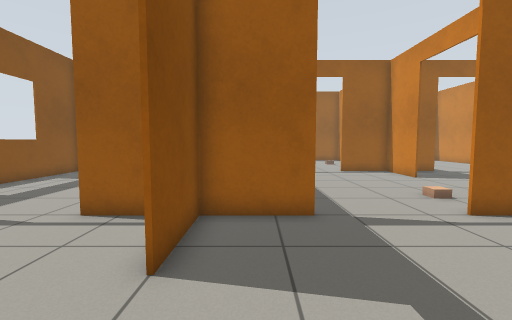
[1] (above)

23 first-person views from a walk through a robot-simulator world made for Gazebo. The camera is 0.94 m above the floor, tilts 4° down and sees 90° across. The floor is counted in squares, 0.5 m on a side. Each view is taken from the middle of a square. On the plan, view 1 faces up. The plan holds only what a view shows up to about 15 squares ahead; the rest is blank.

[2]
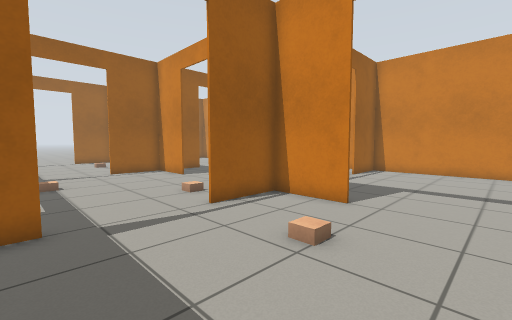

[3]
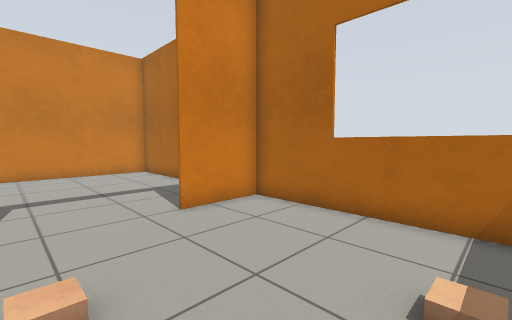

[4]
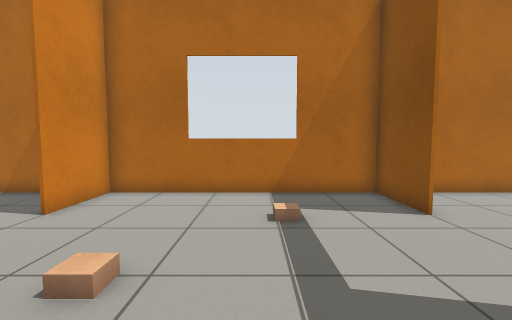

[5]
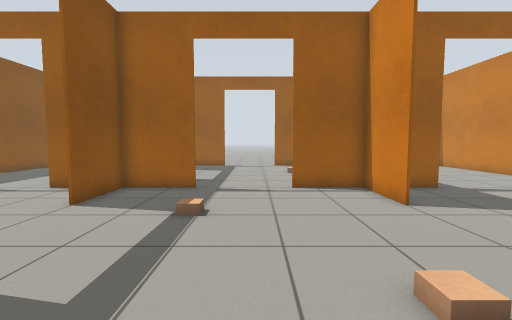

[6]
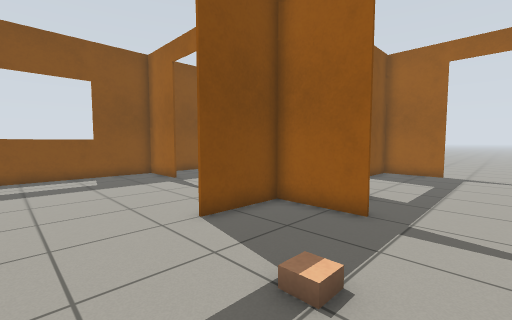

[7]
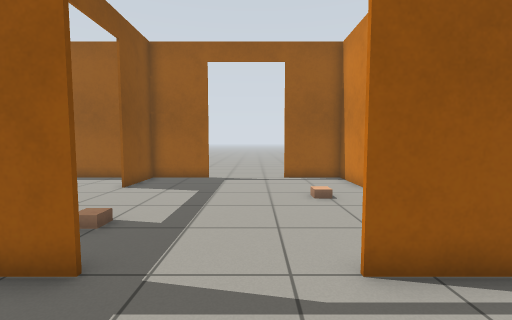

[8]
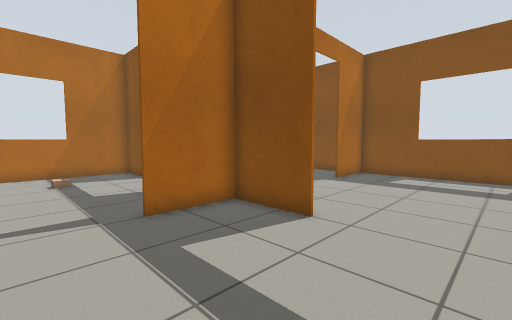

[9]
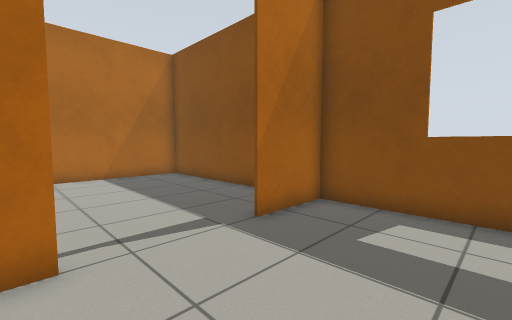

[10]
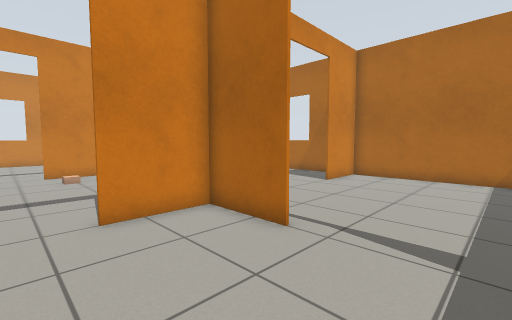

[11]
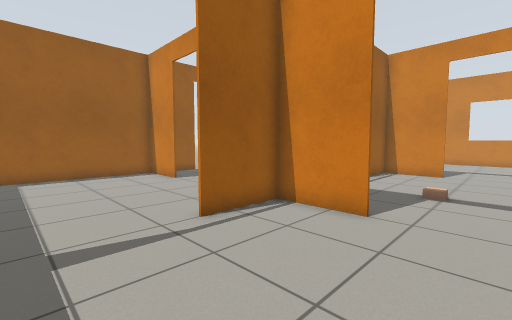

[12]
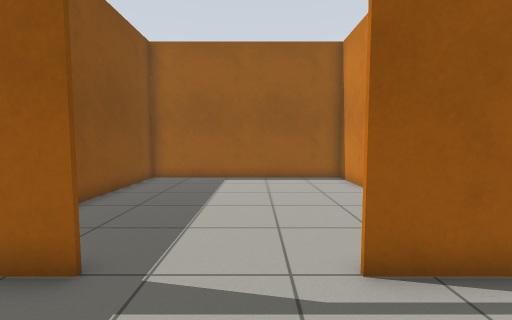

[13]
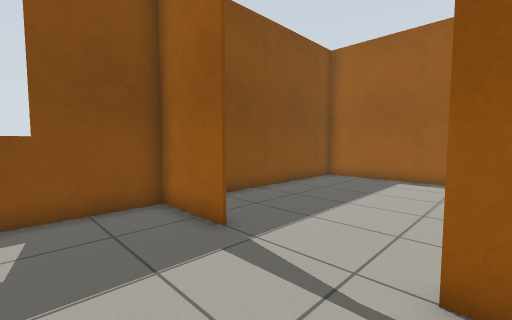

[14]
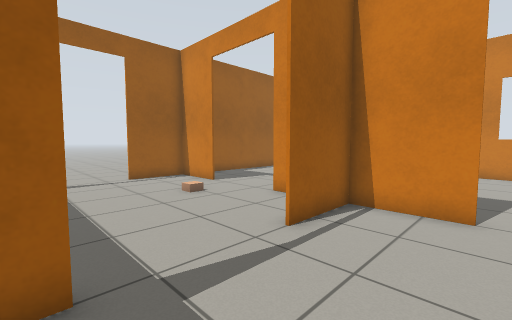

[15]
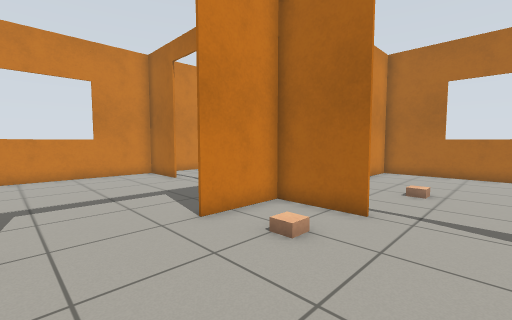

[16]
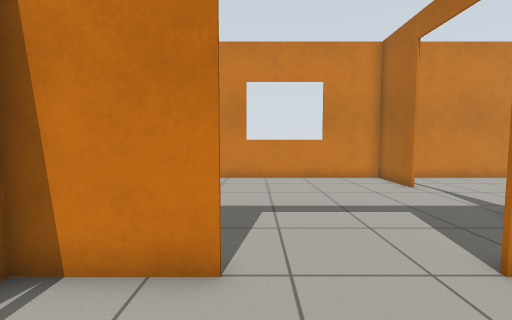

[17]
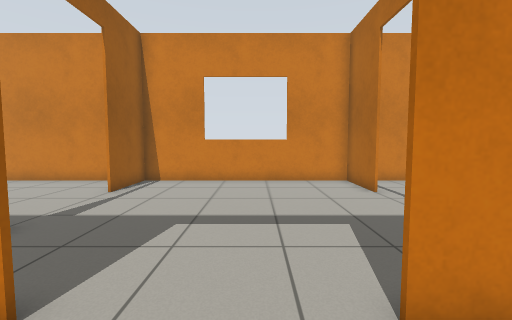

[18]
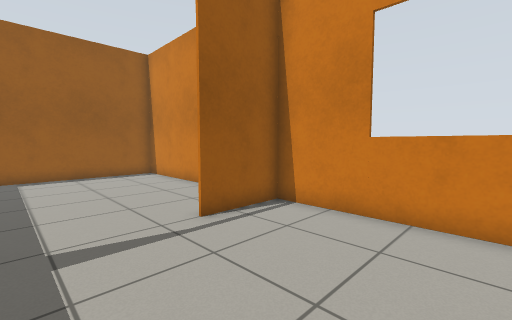

[19]
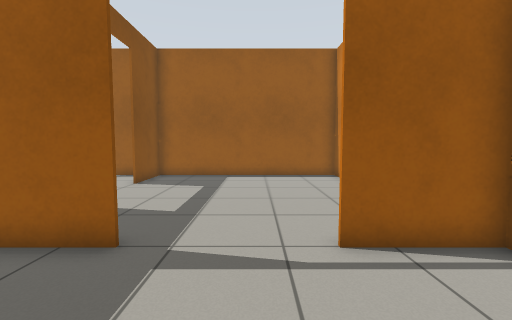

[20]
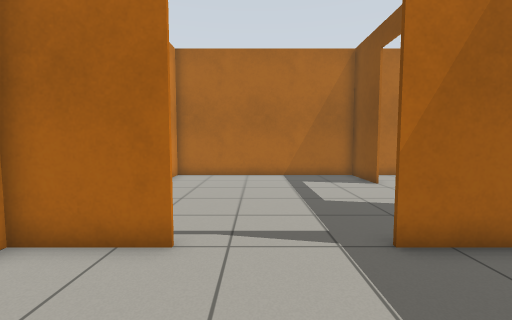

[21]
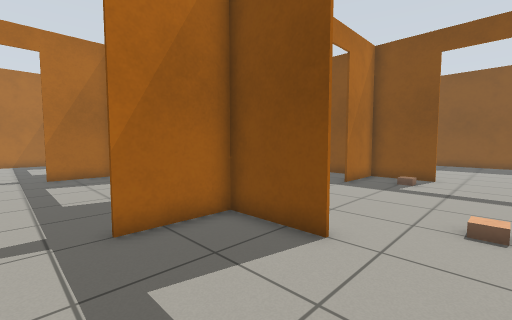

[22]
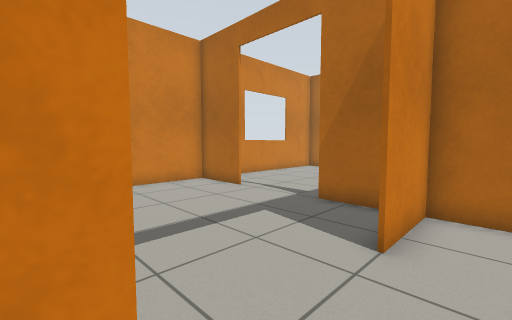

[23]
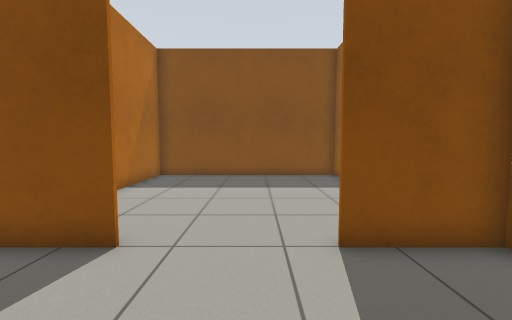

### Floor plan
Ten units are one square. View 1 is at (0, 0); x grows to the right and y downward. Boxes are objects, and circles mark ways between rooms. Rooms are numbered by the first view taken in them; rooms with no view inside come last. Other rooms are left out.
<svg viewBox="-120 -270 310 320">
<path fill="none" stroke="#000" d="M54 34 89 34M84 -34 84 -61M-14 4 -14 35M16 -64 -16 -64M84 35 84 5M-10 34 15 34M85 -64 55 -64M-14 -59 -14 -35M54 -66 85 -66M84 -134 84 -161M-14 -96 -14 -59M16 -164 -11 -164M-9 -66 15 -66M84 -61 84 -95M85 -164 55 -164M-14 -159 -14 -135M-46 -66 -9 -66M-16 -134 -16 -166M-114 -96 -114 -61M-84 -164 -114 -164 -114 -135M-16 -64 -16 -95M-115 -66 -85 -66M-11 -164 -45 -164M154 -66 184 -66 184 -95M184 -134 184 -159M116 -164 94 -164M88 -66 115 -66M185 -164 155 -164M154 -166 185 -166M85 -196 85 -164M91 -166 115 -166M184 -159 184 -264 90 -264M85 -265 85 -235M84 -234 84 -265M69 -166 91 -166M-14 -196 -14 -159M16 -264 -9 -264M84 -161 84 -195M-16 -166 15 -166M90 -264 55 -264M-14 -265 -14 -235M85 5 85 35M160 -64 155 -64M89 34 184 34 184 -51M-28 -64 -45 -64M-16 35 -16 5M-114 -61 -114 34 -10 34M-16 -234 -16 -265M-9 -264 -114 -264 -114 -189"/>
<rect x="15" y="35" width="40" height="10" fill="#bbb"><title>window</title></rect>
<rect x="15" y="-5" width="10" height="10" fill="#bbb"><title>beige box</title></rect>
<rect x="45" y="-35" width="10" height="10" fill="#bbb"><title>beige box</title></rect>
<rect x="15" y="-135" width="10" height="10" fill="#bbb"><title>beige box</title></rect>
<rect x="55" y="-95" width="10" height="10" fill="#bbb"><title>beige box</title></rect>
<rect x="-115" y="-135" width="10" height="40" fill="#bbb"><title>window</title></rect>
<rect x="-5" y="-195" width="10" height="10" fill="#bbb"><title>beige box</title></rect>
<rect x="55" y="-225" width="10" height="10" fill="#bbb"><title>beige box</title></rect>
<circle cx="35" cy="-60" r="3" fill="#2a7"/>
<circle cx="90" cy="-15" r="3" fill="#2a7"/>
<circle cx="-10" cy="-15" r="3" fill="#2a7"/>
<circle cx="-10" cy="-115" r="3" fill="#2a7"/>
<circle cx="90" cy="-115" r="3" fill="#2a7"/>
<circle cx="35" cy="-160" r="3" fill="#2a7"/>
<circle cx="-65" cy="-60" r="3" fill="#2a7"/>
<circle cx="-65" cy="-160" r="3" fill="#2a7"/>
<circle cx="135" cy="-160" r="3" fill="#2a7"/>
<circle cx="135" cy="-60" r="3" fill="#2a7"/>
<circle cx="90" cy="-215" r="3" fill="#2a7"/>
<circle cx="-10" cy="-215" r="3" fill="#2a7"/>
<text x="40" y="-10">1</text>
<text x="40" y="-110">2</text>
<text x="-60" y="-110">3</text>
<text x="140" y="-110">4</text>
<text x="140" y="-210">5</text>
<text x="40" y="-210">6</text>
<text x="140" y="-10">7</text>
<text x="-60" y="-10">8</text>
<text x="-60" y="-210">9</text>
</svg>
Room 1 opens to room 2. Room 1 opens to room 7. Room 1 opens to room 8. Room 2 opens to room 3. Room 2 opens to room 4. Room 2 opens to room 6. Room 3 opens to room 8. Room 3 opens to room 9. Room 4 opens to room 5. Room 4 opens to room 7. Room 5 opens to room 6. Room 6 opens to room 9.

Where each view was taken, in squares from view 1:
view 1: 0 up, 0 right, facing up
view 2: 0 up, 1 right, facing up-right
view 3: 3 up, 2 right, facing down-right
view 4: 6 up, 3 right, facing down
view 5: 6 up, 4 right, facing up
view 6: 10 up, 4 right, facing up-left
view 7: 13 up, 4 right, facing up
view 8: 13 up, 4 right, facing down-left
view 9: 11 up, 4 left, facing down-left
view 10: 11 up, 8 left, facing down-right
view 11: 11 up, 8 left, facing up-right
view 12: 13 up, 6 left, facing up
view 13: 13 up, 4 left, facing up-left
view 14: 13 up, 1 right, facing up-right
view 15: 13 up, 3 right, facing down-right
view 16: 13 up, 5 right, facing right
view 17: 11 up, 6 right, facing right
view 18: 11 up, 12 right, facing up-right
view 19: 12 up, 14 right, facing up
view 20: 11 up, 14 right, facing down
view 21: 22 up, 13 right, facing down-left
view 22: 24 up, 7 right, facing down-right
view 23: 2 up, 3 right, facing left
